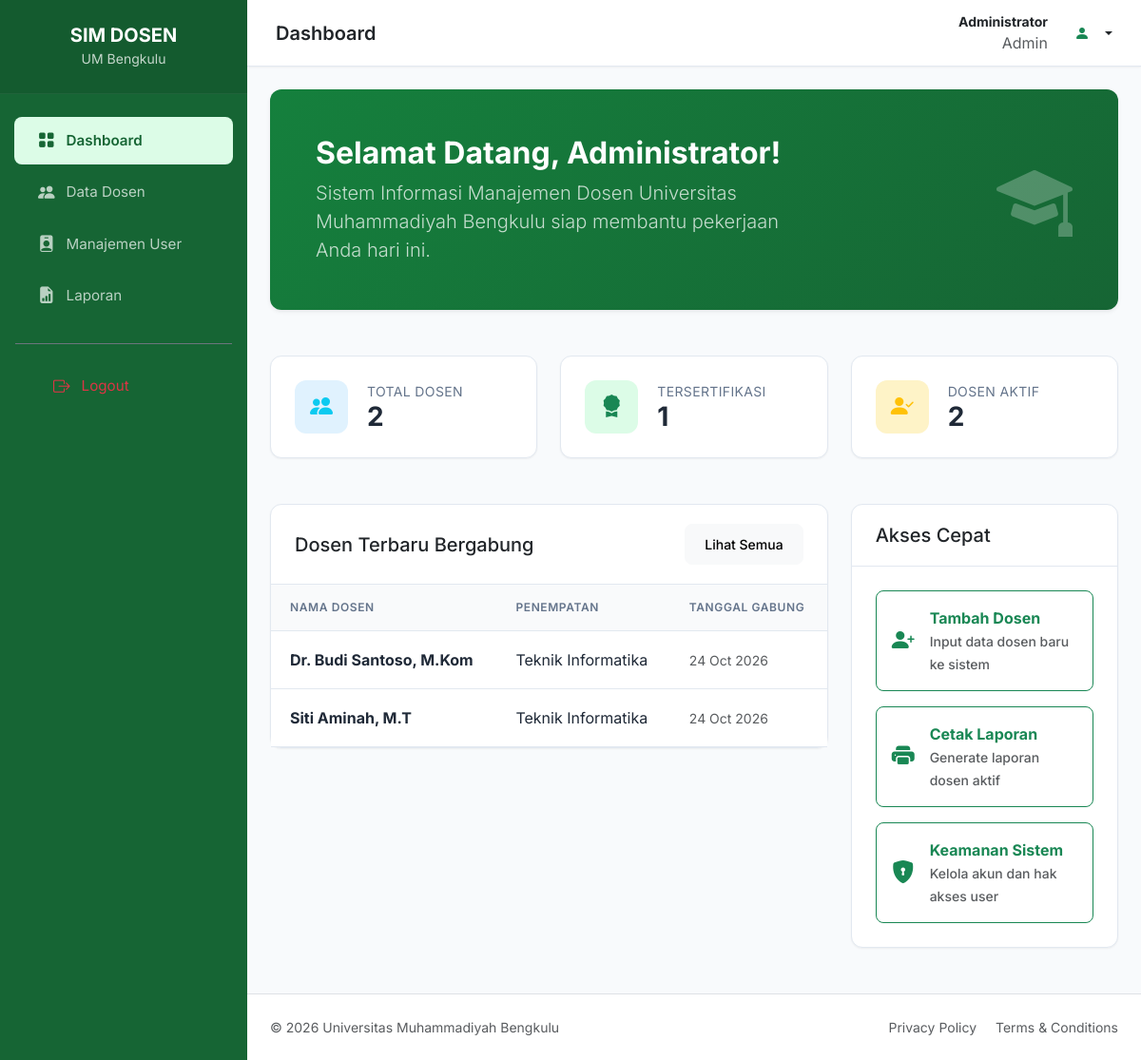
/dashboard.php (signed in), run on the app's committed database.
### tables this page shows
CREATE TABLE dosen (
    id INT AUTO_INCREMENT PRIMARY KEY,
    nomor_registrasi VARCHAR(50),
    nuptk VARCHAR(50),
    nama VARCHAR(150) NOT NULL,
    nip VARCHAR(50),
    jabatan_fungsional VARCHAR(100),
    kepangkatan VARCHAR(100),
    pendidikan_terakhir VARCHAR(50),
    rumpun_ilmu VARCHAR(100),
    status_serdos VARCHAR(50),
    status_pegawai VARCHAR(50),
    ikatan_kerja VARCHAR(50),
    status_aktivitas VARCHAR(50),
    penempatan VARCHAR(100),
    created_at TIMESTAMP DEFAULT CURRENT_TIMESTAMP,
    updated_at TIMESTAMP DEFAULT CURRENT_TIMESTAMP ON UPDATE CURRENT_TIMESTAMP
);

### includes/auth.php (called while the page is built, shortened)
<?php
function isAdmin() {
    return isset($_SESSION['role']) && $_SESSION['role'] === 'admin';
}
?>

### dashboard.php (the view, shortened to what this page needs)
<?php
require_once 'config/db.php';
require_once 'includes/header.php';
$stmtDosen = $pdo->query("SELECT COUNT(*) FROM dosen");
$totalDosen = $stmtDosen->fetchColumn();
$stmtSerdos = $pdo->query("SELECT COUNT(*) FROM dosen WHERE status_serdos LIKE '%Sudah%'");
$totalSerdos = $stmtSerdos->fetchColumn();
$stmtAktif = $pdo->query("SELECT COUNT(*) FROM dosen WHERE status_aktivitas = 'Aktif'");
$totalAktif = $stmtAktif->fetchColumn();
$latestDosen = $pdo->query("SELECT nama, penempatan, created_at FROM dosen ORDER BY created_at DESC LIMIT 5")->fetchAll();
?>
<div class="row mb-4">
    <div class="col-12">
        <div class="card border-0 bg-primary-green text-white shadow-sm overflow-hidden" style="background: linear-gradient(135deg, var(--primary-green) 0%, var(--deep-green) 100%);">
            <div class="card-body p-4 p-md-5">
                <div class="row align-items-center">
                    <div class="col-md-8">
                        <h2 class="fw-bold mb-2">Selamat Datang, <?php echo explode(' ', $_SESSION['nama_lengkap'])[0]; ?>!</h2>
                        <p class="lead opacity-75 mb-0">Sistem Informasi Manajemen Dosen Universitas Muhammadiyah Bengkulu siap membantu pekerjaan Anda hari ini.</p>
                    </div>
                    <div class="col-md-4 text-end d-none d-md-block">
                        <i class="bi bi-mortarboard-fill display-1 opacity-25"></i>
                    </div>
                </div>
            </div>
        </div>
    </div>
</div>
<div class="row mb-4">
    <div class="col-md-4">
        <div class="card">
            <div class="stat-card">
                <div class="stat-icon bg-soft-info">
                    <i class="bi bi-people-fill text-info"></i>
                </div>
                <div class="stat-info">
                    <p>Total Dosen</p>
                    <h3><?php echo $totalDosen; ?></h3>
                </div>
            </div>
        </div>
    </div>
    <div class="col-md-4">
        <div class="card">
            <div class="stat-card">
                <div class="stat-icon bg-soft-success">
                    <i class="bi bi-award-fill text-success"></i>
                </div>
                <div class="stat-info">
                    <p>Tersertifikasi</p>
                    <h3><?php echo $totalSerdos; ?></h3>
                </div>
            </div>
        </div>
    </div>
    <div class="col-md-4">
        <div class="card">
            <div class="stat-card">
                <div class="stat-icon bg-soft-warning">
                    <i class="bi bi-person-check-fill text-warning"></i>
                </div>
                <div class="stat-info">
                    <p>Dosen Aktif</p>
                    <h3><?php echo $totalAktif; ?></h3>
                </div>
            </div>
        </div>
    </div>
</div>
<div class="row">
    <div class="col-md-8">
        <div class="card">
            <div class="card-header d-flex justify-content-between align-items-center">
                <h5 class="mb-0">Dosen Terbaru Bergabung</h5>
                <a href="dosen_list.php" class="btn btn-sm btn-light">Lihat Semua</a>
            </div>
            <div class="card-body p-0">
                <div class="table-responsive">
                    <table class="table">
                        <thead>
                            <tr>
                                <th>Nama Dosen</th>
                                <th>Penempatan</th>
                                <th>Tanggal Gabung</th>
                            </tr>
                        </thead>
                        <tbody>
                            <?php foreach ($latestDosen as $d): ?>
                            <tr>
                                <td>
                                    <div class="fw-bold"><?php echo $d['nama']; ?></div>
                                </td>
                                <td><?php echo $d['penempatan']; ?></td>
                                <td class="text-muted small"><?php echo date('d M Y', strtotime($d['created_at'])); ?></td>
                            </tr>
                            <?php endforeach; ?>
                        </tbody>
                    </table>
                </div>
            </div>
        </div>
    </div>
    <div class="col-md-4">
        <div class="card">
            <div class="card-header">
                <h5 class="mb-0">Akses Cepat</h5>
            </div>
            <div class="card-body">
                <div class="d-grid gap-3">
                    <a href="dosen_add.php" class="btn btn-outline-success text-start p-3 d-flex align-items-center">
                        <i class="bi bi-person-plus-fill fs-4 me-3"></i>
                        <div>
                            <div class="fw-bold">Tambah Dosen</div>
                            <small class="text-muted">Input data dosen baru ke sistem</small>
                        </div>
                    </a>
                    <a href="laporan.php" class="btn btn-outline-success text-start p-3 d-flex align-items-center">
                        <i class="bi bi-printer-fill fs-4 me-3"></i>
                        <div>
                            <div class="fw-bold">Cetak Laporan</div>
                            <small class="text-muted">Generate laporan dosen aktif</small>
                        </div>
                    </a>
                    <?php if (isAdmin()): ?>
                    <a href="users_list.php" class="btn btn-outline-success text-start p-3 d-flex align-items-center">
                        <i class="bi bi-shield-lock-fill fs-4 me-3"></i>
                        <div>
                            <div class="fw-bold">Keamanan Sistem</div>
                            <small class="text-muted">Kelola akun dan hak akses user</small>
                        </div>
                    </a>
                    <?php endif; ?>
                </div>
            </div>
        </div>
    </div>
</div>
<?php require_once 'includes/footer.php'; ?>

### assets/css/style.css (style rules this page uses)
:root { --deep-green: #166534; --primary-green: #15803D; --soft-green: #DCFCE7; --bg-color: #F8FAFC; --card-bg: #FFFFFF; --text-primary: #1F2937; --text-secondary: #64748B; --border-color: #E2E8F0; --success: #16A34A; --warning: #F59E0B; --danger: #DC2626; --sidebar-width: 260px; --navbar-height: 70px; --border-radius: 12px; --shadow-sm: 0 1px 2px 0 rgb(0 0 0 / 0.05); --shadow-md: 0 4px 6px -1px rgb(0 0 0 / 0.1), 0 2px 4px -2px rgb(0 0 0 / 0.1); }
body { background-color: var(--bg-color); color: var(--text-primary); font-family: 'Inter', -apple-system, BlinkMacSystemFont, "Segoe UI", Roboto, Helvetica, Arial, sans-serif; overflow-x: hidden; }
.card { border: 1px solid var(--border-color); border-radius: var(--border-radius); box-shadow: var(--shadow-sm); transition: transform 0.2s, box-shadow 0.2s; margin-bottom: 24px; }
.card-header { background-color: transparent; border-bottom: 1px solid var(--border-color); padding: 20px 25px; font-weight: 600; }
.card-body { padding: 25px; }
.stat-card { display: flex; align-items: center; padding: 25px; }
.stat-icon { width: 56px; height: 56px; border-radius: 12px; display: flex; align-items: center; justify-content: center; font-size: 1.5rem; margin-right: 20px; }
.stat-info h3 { font-size: 1.75rem; font-weight: 700; margin: 0; color: var(--text-primary); }
.stat-info p { color: var(--text-secondary); margin: 0; font-size: 0.875rem; text-transform: uppercase; letter-spacing: 0.025em; }
.table { margin-bottom: 0; }
.table thead th { background-color: #F9FAFB; border-bottom: 1px solid var(--border-color); color: var(--text-secondary); font-weight: 600; text-transform: uppercase; font-size: 0.75rem; letter-spacing: 0.05em; padding: 15px 20px; }
.table tbody td { padding: 18px 20px; vertical-align: middle; color: var(--text-primary); border-bottom: 1px solid var(--border-color); }
.btn { padding: 10px 20px; font-weight: 500; border-radius: 8px; transition: all 0.2s; }
.bg-soft-success { background-color: #DCFCE7; color: #166534; }
.bg-soft-warning { background-color: #FEF3C7; color: #92400E; }
.bg-soft-info { background-color: #E0F2FE; color: #075985; }

### data on the page
dosen: nama "Dr. Budi Santoso, M.Kom", penempatan "Teknik Informatika", created_at "24 Oct 2026"
dosen: nama "Siti Aminah, M.T", penempatan "Teknik Informatika", created_at "24 Oct 2026"

### other printed values
$_SESSION['nama_lengkap'] "Administrator"
$_SESSION['role'] "Admin"
explode(' ', $_SESSION['nama_lengkap'])[0] "Administrator"
$totalDosen "2"
$totalSerdos "1"
$totalAktif "2"
